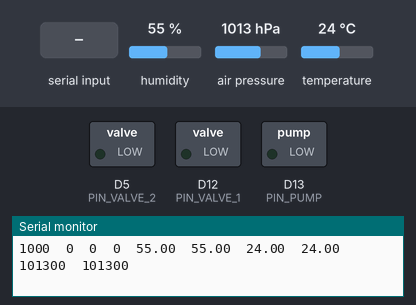
A program run on a simulated Adafruit Feather M0. Shown: switched loads named in the program (green lamp = pin HIGH), the last lines printed to the serial monitor. The inputs (shaded band) are chosen by the test bench; at power-on: humidity 55 %, air pressure 1013 hPa, temperature 24 °C.

Above: at 1.2 s.
1.3 s: "a101\n" received over Serial
At 2.5 s:
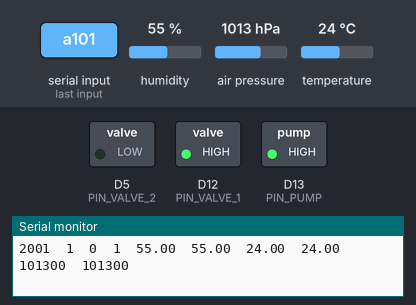
2.8 s: "v1\n" received over Serial
At 3.8 s:
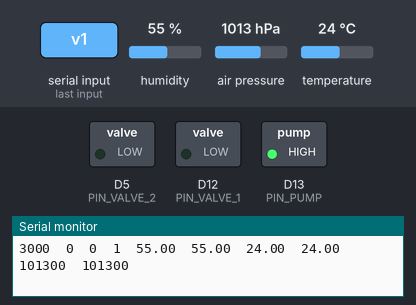
4.3 s: "b101500\n" received over Serial
At 5.3 s:
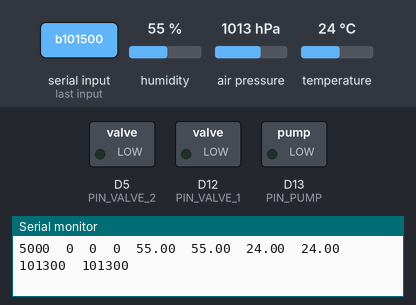
Timing chart, 0 to 7.3 s (numbered marks = the images above; inputs shaded):
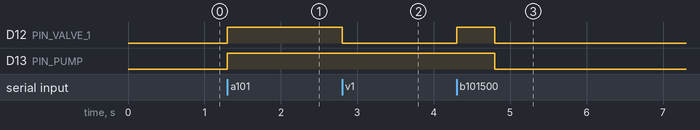

Measured:
- after the input at 1.3 s, D12 (PIN_VALVE_1), D13 (PIN_PUMP): LOW → HIGH at once
- after the input at 2.8 s, D12 (PIN_VALVE_1): HIGH → LOW at once
- after the input at 4.3 s, D12 (PIN_VALVE_1): LOW → HIGH at once, → LOW 0.50 s later; D13 (PIN_PUMP): HIGH → LOW after 0.50 s

The program:

main.cpp
```cpp
/*******************************************************************************
  Humidistat v1

  Hardware & pin out
  ------------------

  Adafruit Feather M4 Express
    Sensors:
    - BME280 #1, I2C address 0x76
    - BME280 #2, I2C address 0x77
    Actuators:
    - solenoid valve #1    , via solid-state relay on pin D12
    - solenoid valve #2    , via solid-state relay on pin D5
    - external 220 VAC pump, via solid-state relay on pin D13

  The RGB LED of the Feather M4 will indicate its status:
    - Blue : We're setting up
    - Green: All okay and idling
  Every read out, the LED will flash brightly turquoise.

  The Arduino will autonomously read out the sensor data at fixed time intervals
  and will report these readings over serial.

  https://github.com/Dennis-van-Gils/project-Humidistat
  Dennis van Gils
  26-06-2023
*******************************************************************************/

#include <Arduino.h>
#include <SPI.h>
#include <Wire.h>

#include "Adafruit_BME280.h"
#include "Adafruit_NeoPixel.h"
#include "Adafruit_Sensor.h"
#include "DvG_SerialCommand.h"

// Pin assignments for actuators
#define PIN_VALVE_1 12
#define PIN_VALVE_2 5
#define PIN_PUMP 13

// Figure out which Adafruit board is being used: M0 or M4
#if defined _VARIANT_ARDUINO_ZERO_
#  define HAS_NEOPIXEL 0
#elif defined _VARIANT_FEATHER_M4_
#  define HAS_NEOPIXEL 1
#endif

// BME280: Temperature, humidity and pressure sensors
// NOTE: Do not read out faster than once per second as per BME280 spec-sheet.
#define DAQ_PERIOD 1000 // [ms] Data-acquisition period
Adafruit_BME280 bme_1;
Adafruit_BME280 bme_2;

#if HAS_NEOPIXEL == 1
// On-board NeoPixel RGB LED
#  define NEO_DIM 3    // Brightness level for dim intensity [0 -255]
#  define NEO_BRIGHT 6 // Brightness level for bright intensity [0 - 255]
#  define NEO_FLASH_DURATION 100 // [ms]
bool neo_flash = false;
uint32_t t_neo_flash = 0;
Adafruit_NeoPixel neo(1, PIN_NEOPIXEL, NEO_GRB + NEO_KHZ800);
#endif

// Serial command listener
DvG_SerialCommand sc(Serial);

// -----------------------------------------------------------------------------
//  State control
// -----------------------------------------------------------------------------

struct State {
  /* Holds actual actuator states and sensor readings
   */
  bool valve_1 = false;
  bool valve_2 = false;
  bool pump = false;
  float temp_1 = NAN; // ['C]
  float temp_2 = NAN; // ['C]
  float humi_1 = NAN; // [% RH]
  float humi_2 = NAN; // [% RH]
  float pres_1 = NAN; // [Pa]
  float pres_2 = NAN; // [Pa]
};
State state;

struct Request {
  /* Holds requested actuator states
   */
  bool valve_1 = false;
  bool valve_2 = false;
  bool pump = false;
};
Request request;

void connect_BME280_sensors() {
  uint8_t idx_try;
  bool success;

  for (idx_try = 0; idx_try < 3; idx_try++) {
    success = bme_1.begin(0x76);
    if (success) {
      break;
    }
    delay(1000);
  }
  if (!success) {
    Serial.println("Could not find BME280 sensor #1");
  }

  for (idx_try = 0; idx_try < 3; idx_try++) {
    success = bme_2.begin(0x77);
    if (success) {
      break;
    }
    delay(1000);
  }
  if (!success) {
    Serial.println("Could not find BME280 sensor #2");
  }
}

void read_BME280_sensors() {
  /* Update the sensor readings and save in `state`.
  NOTE: Do not read out faster than once per second as per BME280 spec-sheet.
   */
  state.temp_1 = bme_1.readTemperature();
  state.humi_1 = bme_1.readHumidity();
  state.pres_1 = bme_1.readPressure();

  state.temp_2 = bme_2.readTemperature();
  state.humi_2 = bme_2.readHumidity();
  state.pres_2 = bme_2.readPressure();
}

void report(uint32_t now, uint32_t t_0) {
  // Report `state` over serial
  Serial.print(now - t_0);
  Serial.write('\t');
  Serial.print(state.valve_1);
  Serial.write('\t');
  Serial.print(state.valve_2);
  Serial.write('\t');
  Serial.print(state.pump);
  Serial.write('\t');
  Serial.print(state.humi_1, 2);
  Serial.write('\t');
  Serial.print(state.humi_2, 2);
  Serial.write('\t');
  Serial.print(state.temp_1, 2);
  Serial.write('\t');
  Serial.print(state.temp_2, 2);
  Serial.write('\t');
  Serial.print(state.pres_1, 0);
  Serial.write('\t');
  Serial.print(state.pres_2, 0);
  Serial.write('\n');
}

void measure_and_report(uint32_t now, uint32_t t_0) {
  /* Perform a single measurement, update `state` and report over serial.
   */

#if HAS_NEOPIXEL == 1
  // Set RGB LED to bright turquoise: Performing new measurement
  neo_flash = true;
  t_neo_flash = now;
  neo.setPixelColor(0, neo.Color(0, NEO_BRIGHT, NEO_BRIGHT));
  neo.show();
#endif

  read_BME280_sensors();
  report(now, t_0);
}

bool parseBoolInString(char *strIn, uint8_t iPos) {
  if (strlen(strIn) > iPos) {
    return (strncmp(&strIn[iPos], "1", 1) == 0);
  } else {
    return false;
  }
}

int parseIntInString(char *strIn, uint8_t iPos) {
  if (strlen(strIn) > iPos) {
    return atoi(&strIn[iPos]);
  } else {
    return 0;
  }
}

// -----------------------------------------------------------------------------
//  setup
// -----------------------------------------------------------------------------

void setup() {
  // Initialize actuators
  pinMode(PIN_VALVE_1, OUTPUT);
  pinMode(PIN_VALVE_2, OUTPUT);
  pinMode(PIN_PUMP, OUTPUT);
  digitalWrite(PIN_VALVE_1, state.valve_1);
  digitalWrite(PIN_VALVE_2, state.valve_2);
  digitalWrite(PIN_PUMP, state.pump);

#if HAS_NEOPIXEL == 1
  // Set RGB LED to blue: We're setting up
  neo.begin();
  neo.setPixelColor(0, neo.Color(0, 0, NEO_BRIGHT));
  neo.show();
#endif

  Serial.begin(9600);

  connect_BME280_sensors();
  read_BME280_sensors(); // Ditch the first reading. Tends to be off.

#if HAS_NEOPIXEL == 1
  // Set RGB LED to dim green: We're all ready to go and idle
  neo.setPixelColor(0, neo.Color(0, NEO_DIM, 0));
  neo.show();
#endif
}

// -----------------------------------------------------------------------------
//  loop
// -----------------------------------------------------------------------------

void loop() {
  char *str_cmd; // Incoming serial command string
  uint32_t now = millis();
  static uint32_t t_0 = now;
  static uint32_t tick = now;

  // Short burst control
  static bool burst = false;   // Burst in progress?
  static uint32_t T_burst = 0; // [ms] Length of burst
  static uint32_t t_burst = 0; // `millis()` start of burst

  // Process incoming serial commands
  if (sc.available()) {
    str_cmd = sc.getCmd();

    if (strcmp(str_cmd, "id?") == 0) {
      Serial.println("Arduino, Humidistat v1");

    } else if (strncmp(str_cmd, "a", 1) == 0) {
      // Request new actuator states all at once
      // Command parameters:
      //  "a"[0/1: valve_1?][0/1: valve_2?][0/1: pump?]
      //   E.g: "a101" to open valve_1, close valve_2 and enable the pump
      request.valve_1 = parseBoolInString(str_cmd, 1);
      request.valve_2 = parseBoolInString(str_cmd, 2);
      request.pump = parseBoolInString(str_cmd, 3);

    } else if (strncmp(str_cmd, "b", 1) == 0) {
      // `Burst` mode: Request open valve 1 and/or valve 2 and/or the pump for a
      // short fixed time duration. Closes all again after the elapsed time.
      // Command parameters:
      //  "b"[0/1: valve_1?][0/1: valve_2?][0/1: pump?][int: duration in ms]
      //   E.g: "b101500" to open valve_1 and the pump for 500 ms
      request.valve_1 = parseBoolInString(str_cmd, 1);
      request.valve_2 = parseBoolInString(str_cmd, 2);
      request.pump = parseBoolInString(str_cmd, 3);
      T_burst = parseIntInString(str_cmd, 4);
      t_burst = now;
      burst = true;

    } else if (strncmp(str_cmd, "v1", 2) == 0) {
      // Turn valve 1 on/off
      request.valve_1 = parseBoolInString(str_cmd, 2);

    } else if (strncmp(str_cmd, "v2", 2) == 0) {
      // Turn valve 2 on/off
      request.valve_2 = parseBoolInString(str_cmd, 2);

    } else if (strncmp(str_cmd, "p", 1) == 0) {
      // Turn pump on/off
      request.pump = parseBoolInString(str_cmd, 1);

    } else if (strcmp(str_cmd, "r") == 0) {
      // Try to reconnect to BME280's
      connect_BME280_sensors();
    }
  }

  // Request to turn off actuators at end of burst
  if (burst && (now - t_burst >= T_burst)) {
    burst = false;
    request.valve_1 = false;
    request.valve_2 = false;
    request.pump = false;
  }

  // Grant all requested actuator states
  bool change_detected = false;
  if (request.valve_1 != state.valve_1) {
    state.valve_1 = request.valve_1;
    digitalWrite(PIN_VALVE_1, state.valve_1);
    change_detected = true;
  }
  if (request.valve_2 != state.valve_2) {
    state.valve_2 = request.valve_2;
    digitalWrite(PIN_VALVE_2, state.valve_2);
    change_detected = true;
  }
  if (request.pump != state.pump) {
    state.pump = request.pump;
    digitalWrite(PIN_PUMP, state.pump);
    change_detected = true;
  }

  // Report immediately over serial when actuators have changed state
  if (change_detected) {
    report(now, t_0);
  }

  // DAQ
  if (now - tick >= DAQ_PERIOD) {
    tick += DAQ_PERIOD; // Strict-interval time keeping
    measure_and_report(now, t_0);
  }

#if HAS_NEOPIXEL == 1
  // Set RGB LED back to dim green: Measurement is done
  if (neo_flash && (now - t_neo_flash >= NEO_FLASH_DURATION)) {
    neo_flash = false;
    neo.setPixelColor(0, neo.Color(0, NEO_DIM, 0));
    neo.show();
  }
#endif
}
```
